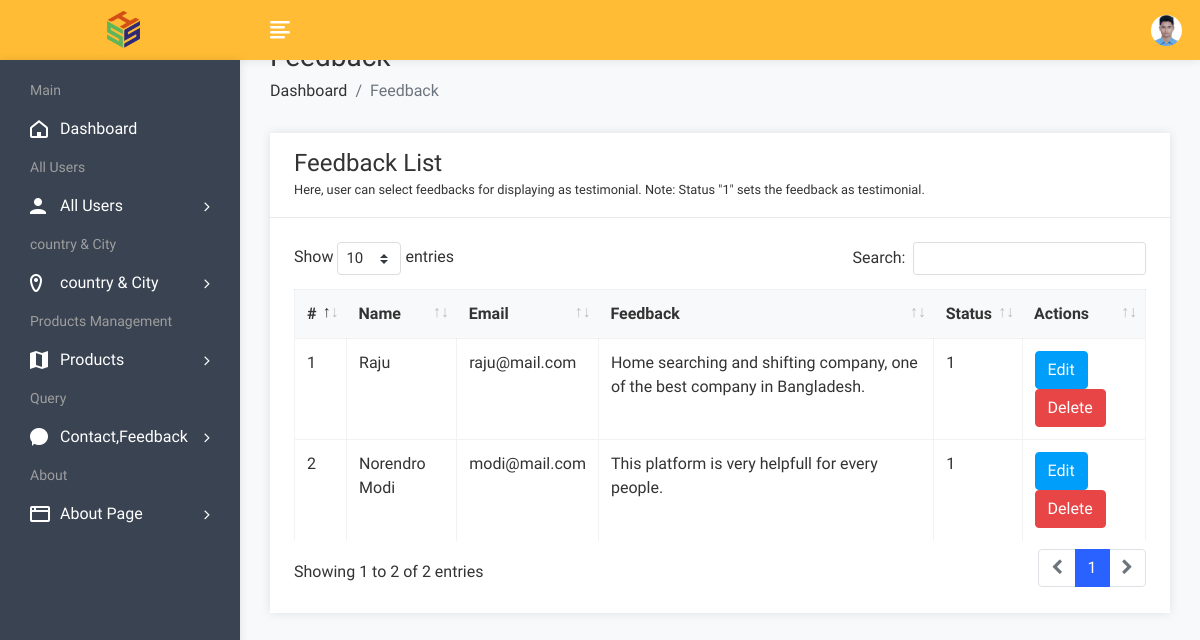
The app's page /admin/feedbackview.php (signed in) with its own data.
### tables this page shows
CREATE TABLE `feedback` (
  `fid` int(50) NOT NULL,
  `uid` int(50) NOT NULL,
  `fdescription` varchar(300) NOT NULL,
  `status` int(1) NOT NULL,
  `date` datetime NOT NULL DEFAULT CURRENT_TIMESTAMP
);

CREATE TABLE `user` (
  `uid` int(50) NOT NULL,
  `uname` varchar(100) NOT NULL,
  `uemail` varchar(100) NOT NULL,
  `uphone` varchar(20) NOT NULL,
  `upass` varchar(50) NOT NULL,
  `utype` varchar(50) NOT NULL,
  `uimage` varchar(300) NOT NULL
);

### admin/feedbackview.php (the view, shortened to what this page needs)
<!DOCTYPE html>
<html lang="en">
<head>
        <link rel="stylesheet" href="assets/css/bootstrap.min.css">
        <link rel="stylesheet" href="assets/css/font-awesome.min.css">
        <link rel="stylesheet" href="assets/css/feathericon.min.css">
		<link rel="stylesheet" href="assets/plugins/datatables/dataTables.bootstrap4.min.css">
		<link rel="stylesheet" href="assets/plugins/datatables/responsive.bootstrap4.min.css">
		<link rel="stylesheet" href="assets/plugins/datatables/select.bootstrap4.min.css">
		<link rel="stylesheet" href="assets/plugins/datatables/buttons.bootstrap4.min.css">
        <link rel="stylesheet" href="assets/css/style.css">
    </head>
    <body>
				<?php include("header.php"); ?>
            <div class="page-wrapper">
                <div class="content container-fluid">
					<div class="page-header">
						<div class="row">
							<div class="col">
								<h3 class="page-title">Feedback</h3>
								<ul class="breadcrumb">
									<li class="breadcrumb-item"><a href="dashboard.php">Dashboard</a></li>
									<li class="breadcrumb-item active">Feedback</li>
								</ul>
							</div>
						</div>
					</div>
					<div class="row">
						<div class="col-sm-12">
							<div class="card">
								<div class="card-header">
									<h4 class="card-title">Feedback List</h4>
									<small>Here, user can select feedbacks for displaying as testimonial. Note: Status "1" sets the feedback as testimonial.</small>
								</div>
								<div class="card-body">
									<table id="basic-datatable" class="table table-bordered table-hover">
                                            <thead>
                                                <tr>
                                                    <th>#</th>
                                                    <th>Name</th>
                                                    <th>Email</th>
                                                    <th>Feedback</th>
													<th>Status</th>
                                                    <th>Actions</th>
                                                </tr>
                                            </thead>
                                            <tbody>
											<?php
												$query=mysqli_query($con,"select feedback.*, user.* from feedback,user where feedback.uid=user.uid");
												$cnt=1;
												while($row=mysqli_fetch_array($query))
													{
											?>
                                                <tr>
                                                    <td><?php echo $cnt; ?></td>
                                                    <td><?php echo $row['uname']; ?></td>
                                                    <td><?php echo $row['uemail']; ?></td>
                                                    <td><?php echo $row['2']; ?></td>
                                                    <td><?php echo $row['3']; ?></td>
													<td><a href="feedbackedit.php?id=<?php echo $row['0']; ?>"><button class="btn btn-info">Edit</button></a>
                                                    <a href="feedbackdelete.php?id=<?php echo $row['0']; ?>"><button class="btn btn-danger">Delete</button></a></td>
                                                </tr>
                                                <?php
												$cnt=$cnt+1;
												}
												?>
                                            </tbody>
                                        </table>
								</div>
							</div>
						</div>
					</div>
				</div>
			</div>
    </body>
</html>

### records on screen
feedback: uid.uname "Raju", uid.uemail "raju@mail.com", fdescription "Home searching and shifting company, one of the best company in Bangladesh.", status "1"
feedback: uid.uname "Norendro Modi", uid.uemail "modi@mail.com", fdescription "This platform is very helpfull for every people.", status "1"
